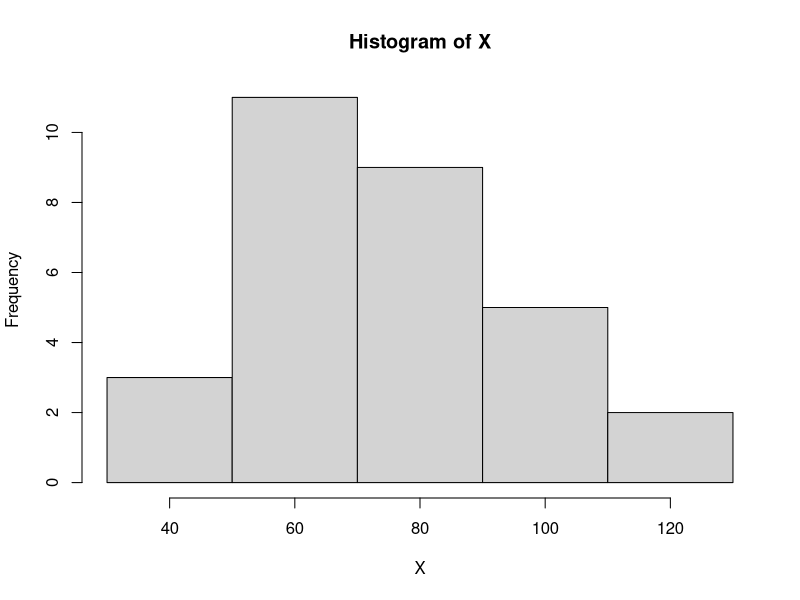

Write the R code that produced this figure.
 # Section A 10 Basic Statistical Procedures with R
 # Basic Statistical Procedures with R

##################################################################
# simulate 100 rolls of a die
dice=c(rep(1,17),rep(2,16),rep(3,15),rep(4,19),rep(5,18),rep(6,15))

table(dice)
mean(dice)
sd(dice)
median(dice)

##################################################################
# Constructing a Histogram

X=c(37,	44,	48,	51,	53,	56,	58,	60,	62,	63,
65,	67,	69,	70,	72,	74,	76,	77,	79,	81,
83,	86,	88,	91,	94,	97,	101,	106,	113,	127)


hist(X,breaks=c(30,50,70,90,110,130))


##################################################################


